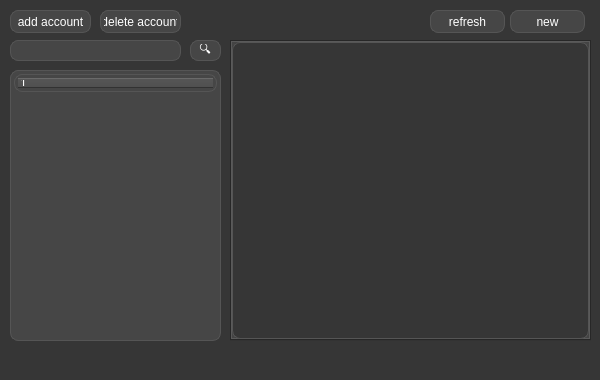
<?xml version="1.0" encoding="UTF-8"?>
<ui version="4.0">
 <class>MainWindow</class>
 <widget class="QMainWindow" name="MainWindow">
  <property name="geometry">
   <rect>
    <x>0</x>
    <y>0</y>
    <width>600</width>
    <height>380</height>
   </rect>
  </property>
  <property name="windowTitle">
   <string>MainWindow</string>
  </property>
  <property name="styleSheet">
   <string notr="true">background-color:rgb(54, 54, 54)</string>
  </property>
  <widget class="QWidget" name="centralwidget">
   <widget class="QTabWidget" name="mailTab">
    <property name="geometry">
     <rect>
      <x>230</x>
      <y>40</y>
      <width>361</width>
      <height>301</height>
     </rect>
    </property>
    <property name="styleSheet">
     <string notr="true">border:1px solid rgb(85, 85, 85); 
border-radius: 8px; 
padding: 3px;</string>
    </property>
    <property name="currentIndex">
     <number>-1</number>
    </property>
    <property name="tabsClosable">
     <bool>true</bool>
    </property>
   </widget>
   <widget class="QTreeWidget" name="treeWidget">
    <property name="geometry">
     <rect>
      <x>10</x>
      <y>70</y>
      <width>211</width>
      <height>271</height>
     </rect>
    </property>
    <property name="styleSheet">
     <string notr="true">border:1px solid rgb(85, 85, 85); 
border-radius: 8px; 
padding: 3px; 
background-color: rgb(70, 70, 70); 
color: rgb(255, 255, 255)</string>
    </property>
    <property name="indentation">
     <number>2</number>
    </property>
    <column>
     <property name="text">
      <string notr="true">1</string>
     </property>
    </column>
   </widget>
   <widget class="QPushButton" name="newButton">
    <property name="geometry">
     <rect>
      <x>510</x>
      <y>10</y>
      <width>75</width>
      <height>23</height>
     </rect>
    </property>
    <property name="styleSheet">
     <string notr="true">border:1px solid rgb(85, 85, 85); 
border-radius: 8px; 
padding: 3px; 
background-color: rgb(70, 70, 70); 
color: rgb(255, 255, 255)</string>
    </property>
    <property name="text">
     <string>new</string>
    </property>
   </widget>
   <widget class="QPushButton" name="refreshButton">
    <property name="geometry">
     <rect>
      <x>430</x>
      <y>10</y>
      <width>75</width>
      <height>23</height>
     </rect>
    </property>
    <property name="styleSheet">
     <string notr="true">border:1px solid rgb(85, 85, 85); 
border-radius: 8px; 
padding: 3px; 
background-color: rgb(70, 70, 70); 
color: rgb(255, 255, 255)</string>
    </property>
    <property name="text">
     <string>refresh</string>
    </property>
   </widget>
   <widget class="QPushButton" name="accountButton">
    <property name="geometry">
     <rect>
      <x>10</x>
      <y>10</y>
      <width>81</width>
      <height>23</height>
     </rect>
    </property>
    <property name="styleSheet">
     <string notr="true">border:1px solid rgb(85, 85, 85); 
border-radius: 8px; 
padding: 3px; 
background-color: rgb(70, 70, 70); 
color: rgb(255, 255, 255)</string>
    </property>
    <property name="text">
     <string>add account</string>
    </property>
   </widget>
   <widget class="QPushButton" name="deleteButton">
    <property name="geometry">
     <rect>
      <x>100</x>
      <y>10</y>
      <width>81</width>
      <height>23</height>
     </rect>
    </property>
    <property name="styleSheet">
     <string notr="true">border:1px solid rgb(85, 85, 85); 
border-radius: 8px; 
padding: 3px; 
background-color: rgb(70, 70, 70); 
color: rgb(255, 255, 255)</string>
    </property>
    <property name="text">
     <string>delete account</string>
    </property>
   </widget>
   <widget class="QLineEdit" name="serverLineEdit">
    <property name="geometry">
     <rect>
      <x>10</x>
      <y>40</y>
      <width>171</width>
      <height>21</height>
     </rect>
    </property>
    <property name="styleSheet">
     <string notr="true">border:1px solid rgb(85, 85, 85); 
border-radius: 8px; 
padding: 3px; 
background-color: rgb(70, 70, 70); 
color: rgb(255, 255, 255)</string>
    </property>
   </widget>
   <widget class="QPushButton" name="refreshButton_2">
    <property name="geometry">
     <rect>
      <x>190</x>
      <y>40</y>
      <width>31</width>
      <height>21</height>
     </rect>
    </property>
    <property name="styleSheet">
     <string notr="true">border:1px solid rgb(85, 85, 85); 
border-radius: 8px; 
padding: 3px; 
background-color: rgb(70, 70, 70); 
color: rgb(255, 255, 255)</string>
    </property>
    <property name="text">
     <string>🔍</string>
    </property>
   </widget>
  </widget>
  <widget class="QStatusBar" name="statusbar"/>
 </widget>
 <resources/>
 <connections/>
</ui>
